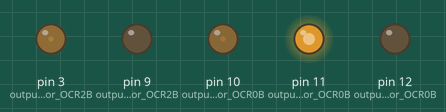
This sketch was run on a simulated Arduino Uno, built with avr-gcc and run on an emulated ATmega328P. Parts: output pins drawn as LEDs (lit = HIGH).

Above: at 0.1 s.
Timing chart, 0 to 1.6 s (numbered marks = the images above):
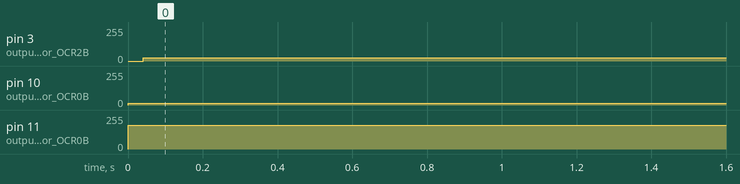

The sketch:

fast_pwm.ino
```cpp
#include <avr/io.h>
#include <util/delay.h>

int main(void)
{
  pinMode(3, OUTPUT); // output pin for OCR2B, this is Arduino pin number
  pinMode(11, OUTPUT); // output pin for OCR0B
  pinMode(12, OUTPUT); // output pin for OCR0B
  pinMode(9, OUTPUT); // output pin for OCR2B, this is Arduino pin number
  pinMode(10, OUTPUT); // output pin for OCR0B

  TCCR2A = _BV(COM2A1) | _BV(COM2B1) | _BV(WGM21) | _BV(WGM20); // Output A frequency: 16 MHz / 64 / (180+1) / 2 = 690.6Hz

  TCCR2B = _BV(CS22);                                           // Output B frequency: 16 MHz / 64 / 255 / 2 = 490.196Hz

  //TCCR2B = TCCR2B & 0b11111000 | 0x05;

  OCR2A = 180;
  OCR2B = 10;

  TCCR1A = _BV(COM2A1) | _BV(COM2B1) | _BV(WGM21) | _BV(WGM10); // Output A frequency: 16 MHz / 64 / (180+1) / 2 = 690.6Hz

  TCCR1B = _BV(CS10);                                           // Output B frequency: 16 MHz / 64 / 255 / 2 = 490.196Hz

  //TCCR2B = TCCR2B & 0b11111000 | 0x05;

  OCR1A = 100;
  OCR1B = 50;


//  TCCR1B = (1 << CS10); // Set prescaler to full 16MHz
//  TCCR1A |= (1 << COM1A1); // Pin low when TCNT1=OCR1A
//  TCCR1A |= (1 << WGM10); // Use 8-bit fast PWM mode
//  TCCR1B |= (1 << WGM12);
//
//   TCCR2A = 0; // No options in control register A
//   TCCR2B = (1 << CS21); // Set prescaler to divide by 8
//   TIMSK2 = (1 << OCIE2A); // Call ISR when TCNT2 = OCRA2
//   OCR2A = 32; // Set frequency of generated wave
//   sei(); // Enable interrupts to generate waveform!

//  // In the next line of code, we:
//  // 1. Set the compare output mode to clear OC2A and OC2B on compare match.
//  //    To achieve this, we set bits COM2A1 and COM2B1 to high.
//  // 2. Set the waveform generation mode to fast PWM (mode 3 in datasheet).
//  //    To achieve this, we set bits WGM21 and WGM20 to high.
//  TCCR2A = _BV(COM2A1) | _BV(COM2B1) | _BV(WGM21) | _BV(WGM20);
//
//  // In the next line of code, we:
//  // 1. Set the waveform generation mode to fast PWM mode 7 —reset counter on
//  //    OCR2A value instead of the default 255. To achieve this, we set bit
//  //    WGM22 to high.
//  // 2. Set the prescaler divisor to 1, so that our counter will be fed with
//  //    the clock's full frequency (16MHz). To achieve this, we set CS20 to
//  //    high (and keep CS21 and CS22 to low by not setting them).
//  TCCR2B = _BV(WGM22) | _BV(CS20);
//
//  // OCR2A holds the top value of our counter, so it acts as a divisor to the
//  // clock. When our counter reaches this, it resets. Counting starts from 0.
//  // Thus 63 equals to 64 divs.
//  OCR2A = 63;
//  // This is the duty cycle. Think of it as the last value of the counter our
//  // output will remain high for. Can't be greater than OCR2A of course. A
//  // value of 0 means a duty cycle of 1/64 in this case.
//  OCR2B = 0;
//
//  // Just some code to change the duty cycle every 5 microseconds.
  while (1)
  {
    _delay_us(5);
    if ( OCR2B < 63 )
      OCR2B += 5;
    else
      OCR2B = 0;

   _delay_us(5);
    if ( OCR2A < 63 )
      OCR1A += 5;
    else
      OCR1A = 0;
  }
}
```

Measured:
- by itself, pin 3 (output_pin_for_OCR2B): 0/255 → 23/255 at 0.04 s
- by itself, pin 10 (output_pin_for_OCR0B): 0/255 → 12/255 at 0.00 s
- by itself, pin 11 (output_pin_for_OCR0B): 0/255 → 180/255 at 0.00 s
